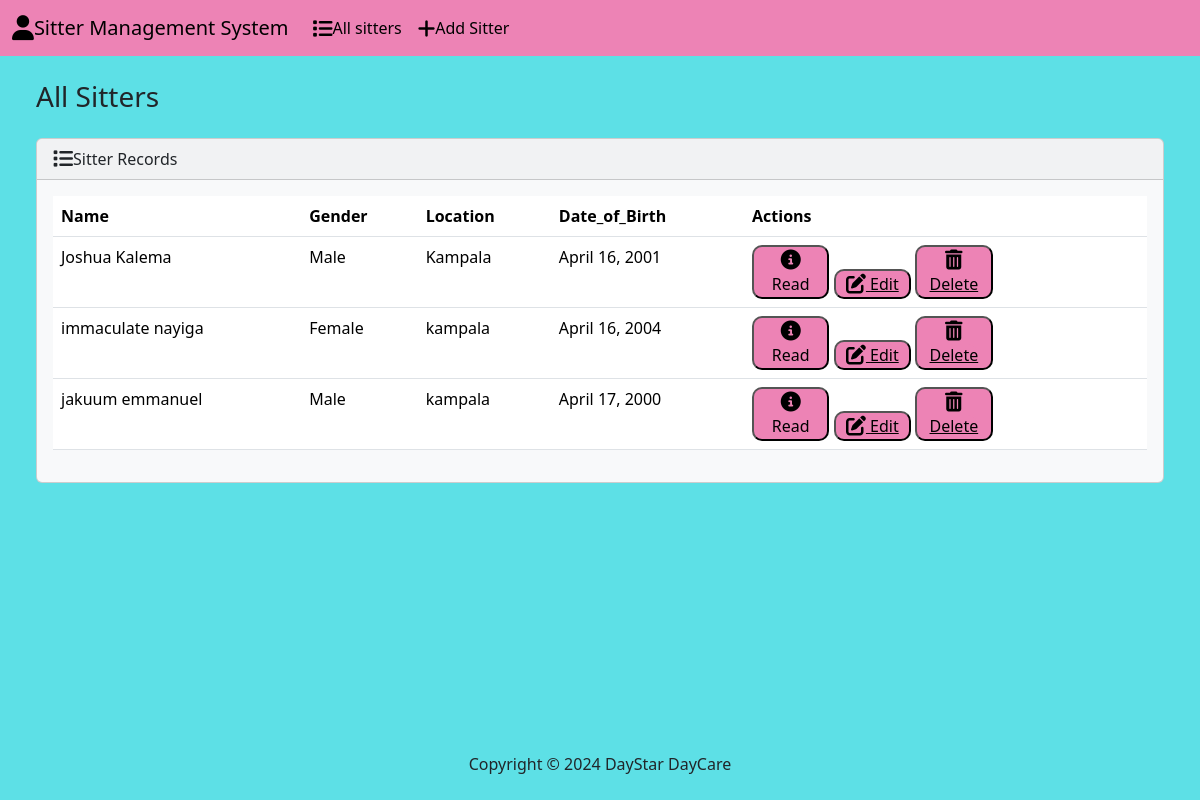
The page /sitterlist/ on the database as committed earlier.
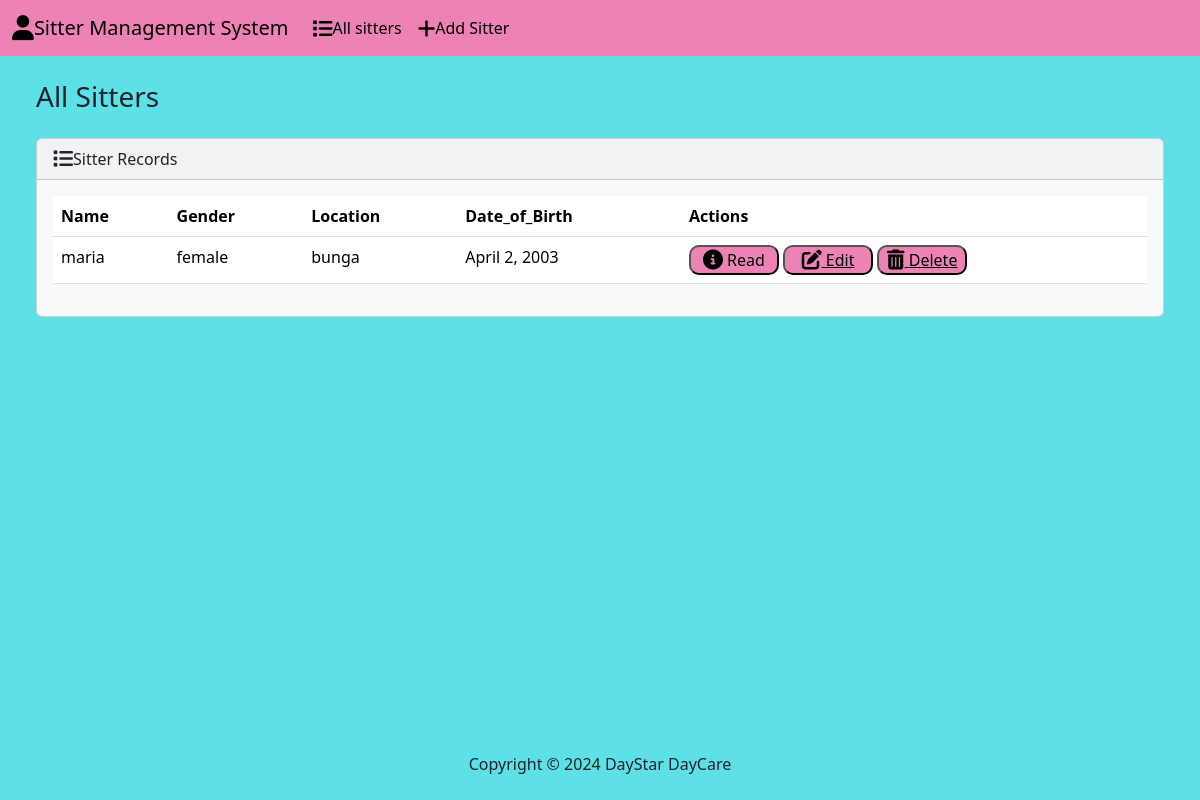
The same page on the database as committed later.
### sitterlist/models.py (models this page shows, shortened)
class Student(models.Model):
    name = models.CharField(max_length=100)
    gender = models.CharField(max_length=10)
    location = models.CharField(max_length=100)
    date_of_birth = models.DateField()
    nin = models.CharField(max_length=15)
    religion = models.CharField(max_length=50, blank=True)
    education = models.CharField(max_length=100)
    contact = models.CharField(max_length=15, default='')
    sitter_number = models.CharField(max_length=100)
    next_of_kin = models.CharField(max_length=100)
    recommender_name = models.CharField(max_length=100)
    recommender_contact = models.CharField(max_length=15, default='')

### sitterlist/views.py (the view)
# urls.py: path('sitterlist/',views.immy_view, name='immy_view'),
def immy_view(request):
    students = Student.objects.all()
    return render(request, 'sitterlist.html', {'students':students})

### sitterlist/templates/sitterlist.html (shortened to what the changed rows need)
{% load static %}
<!DOCTYPE html>
<html lang="en">
<head>
    <link rel="stylesheet" href="{% static 'css/bootstrap.min.css' %}">
    <link href="https://cdnjs.cloudflare.com/ajax/libs/font-awesome/6.5.2/css/all.min.css" rel="stylesheet">
    <link rel="stylesheet" href="{% static 'list.css' %}">
    <link rel="stylesheet" href="{% static 'list.css' %}">
</head>
<body class="d-flex flex-column min-vh-100">
    <div class="container-fluid">
        <div class="row">
            <div class="col-12">
                {% if students %}
                <div class="card bg-light ms-4 me-4 mb-4">
                    <div class="card-body">
                        <div class="table-responsive">
                            <table class="table table-hover">
                                <thead>
                                    <tr>
                                        <th scope="col">Name</th>
                                        <th scope="col">Gender</th>
                                        <th scope="col">Location</th>
                                        <th scope="col">Date_of_Birth</th>
                                        <th scope="col">Actions</th>
                                    </tr>
                                </thead>
                                <tbody>
                                    {% for student in students %}
                                    <tr>
                                        <td>{{ student.name }}</td>
                                        <td>{{ student.gender }}</td>
                                        <td>{{ student.location }}</td>
                                        <td>{{ student.date_of_birth }}</td>
                                        <td>
                                            <button type="button" class="red" data-bs-toggle="modal" data-bs-target="#myModal{{ student.id }}">
                                                <i class="fa-solid fa-circle-info fa-lg"></i> Read
                                            </button>
                                            <button class="red2 ">
                                            <a href="{% url 'edit_student' student.id %}"class="red">
                                              <i class="fa-solid fa-edit fa-lg"></i> Edit
                                          </a>
                                        </button>
                                        <button class="red3 ">
                                            <a href="{% url 'delete_student' student.id %}" class="red">
                                              <i class="fa-solid fa-trash-alt fa-lg"></i> Delete
                                          </a>
                                        </button>
                                        </td>
                                    </tr>
                                    {% endfor %}
                                </tbody>
                            </table>
                        </div>
                    </div>
                </div>
                {% else %}
                <h5 class="alert alert-primary ms-4 me-4">No Sitter Records</h5>
                {% endif %}
            </div>
        </div>
    </div>
</body>
</html>

Rows that differ between the two databases and show on the page:
removed Student: name "immaculate nayiga", gender "Female", location "kampala", date_of_birth "April 16, 2004"
removed Student: name "jakuum emmanuel", gender "Male", location "kampala", date_of_birth "April 17, 2000"
changed Student: name "Joshua Kalema" → "maria"; gender "Male" → "female"; location "Kampala" → "bunga"; date_of_birth "April 16, 2001" → "April 2, 2003"
